Frame 1 (no input): blank canvas, image omitted
Frame 60 (the mouse pressed at the canvas centre just before this capture): blank canvas, image omitted
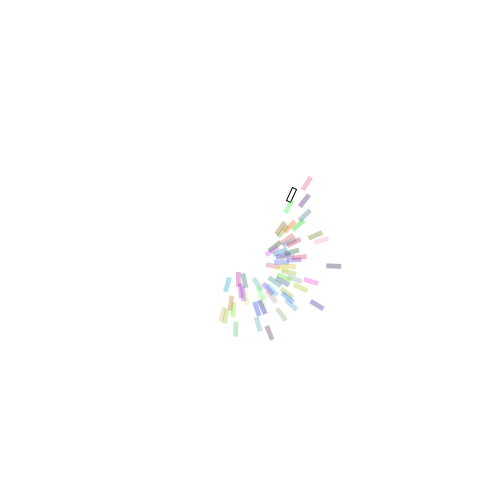
Frame 120 (the mouse held since frame 60 and released just before this capture)

The Processing sketch whose frames 1 and 60 were blank and that drew this single picture after the mouse press (run headless with seeded random() and noise(); from frame 60 on, the mouse is pressed at the canvas centre):

// Processing sketch: processing_2450
// ── processing_2450.pde


/*

squares and ellipses
Magali Jaume
June,2009
magali@magalijaume.com

*/

boolean isDrawing = false;

float rot = PI;
float rad = (random (30,180));
float speed = 0.05;
float squares = 10;

float seed = 0;
float seed2 = 0;

void setup(){
  size(500,500);
  background(255);
  smooth();
};

void draw(){
  
  if (isDrawing) {
    
    rad = noise(seed) * 100;
    seed = seed + 1;
    
    squares = noise(seed2)*8;
    seed2 = seed2 * 0.02;
    
    translate(mouseX,mouseY);
    rotate (rot + 90);
    rect(rad,10,squares + 10, squares);
    fill(random(255),random(255),random(255),80);
    noStroke();
  
    
    rot = rot + speed;
  }
    
  };
  
  void mousePressed(){ 
    isDrawing = !isDrawing; 
     
}; 
